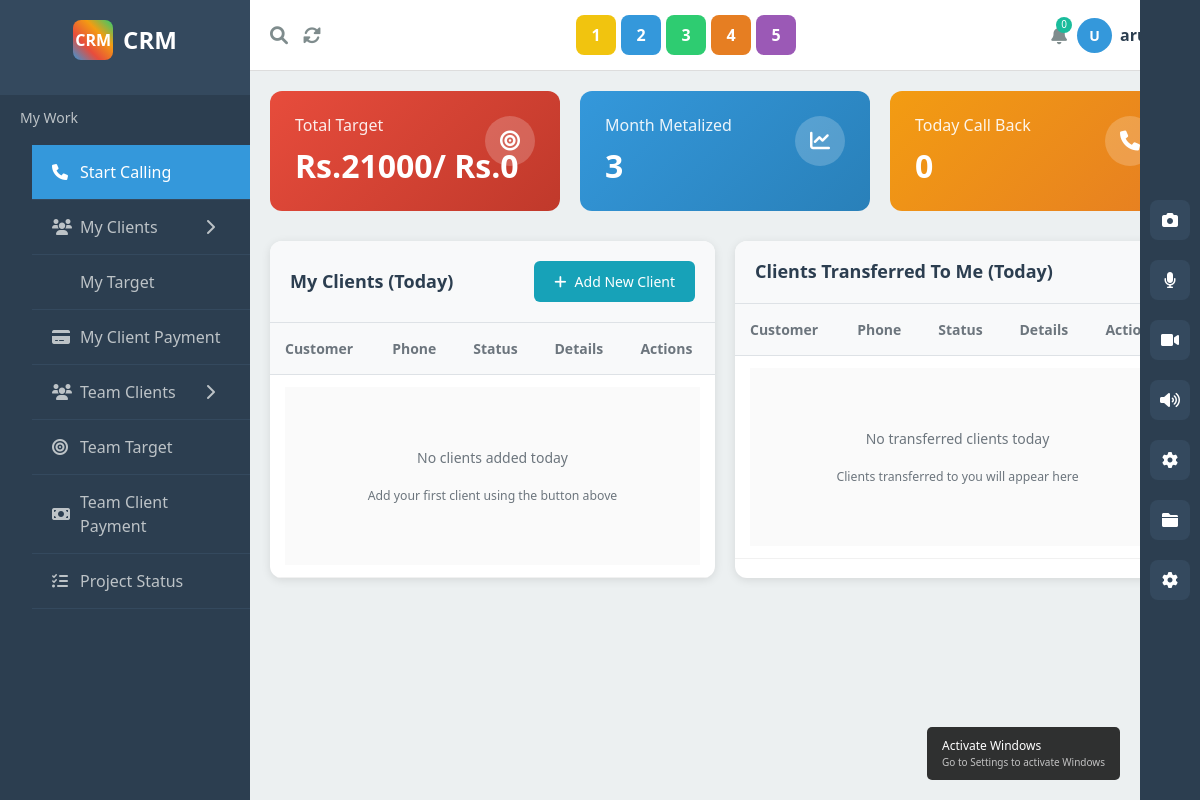
Before: /dashboard/ (signed in) with the older database file.
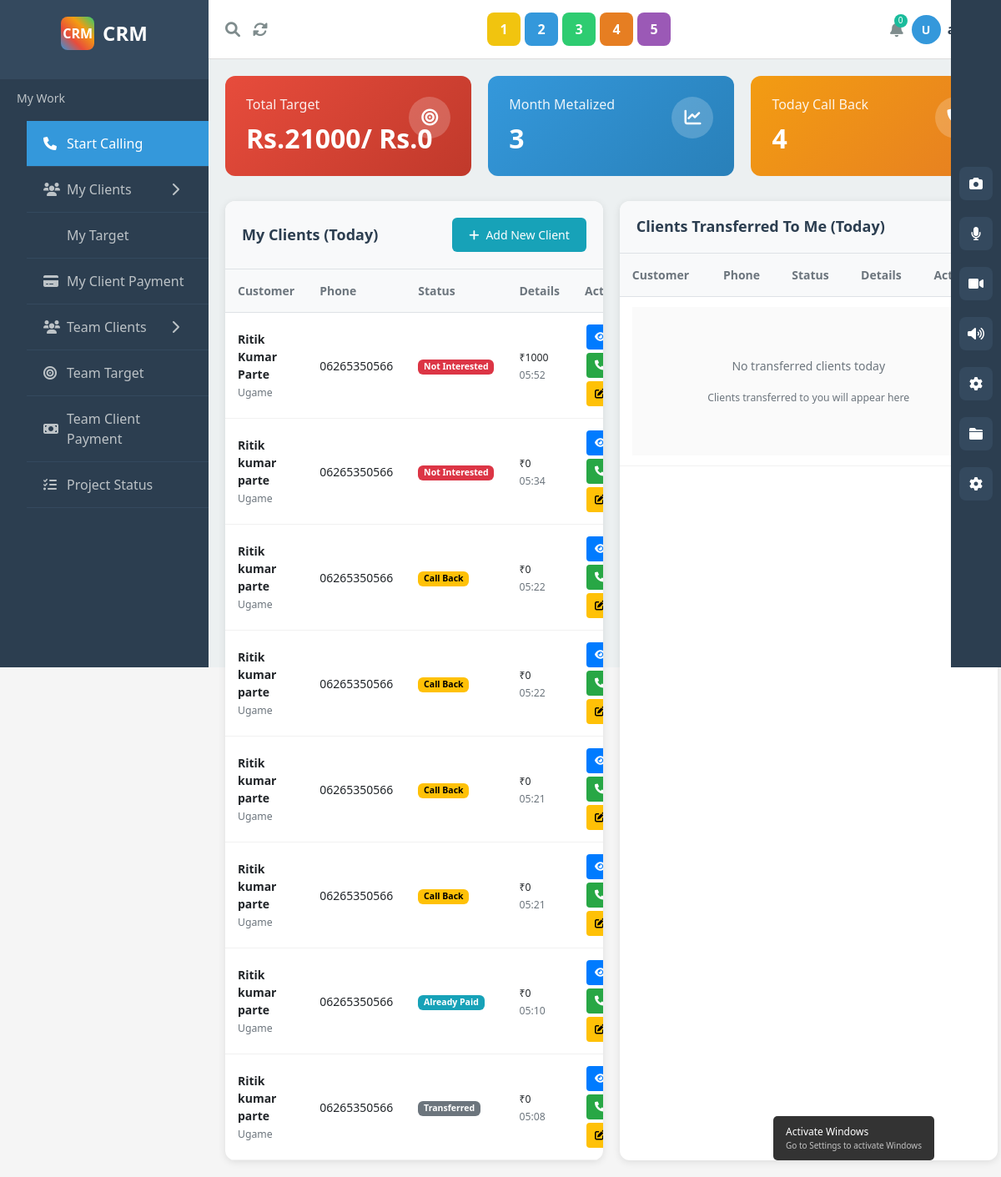
After: the same page with the newer database file.
### apps/clients/models.py (models this page shows, shortened)
class Client(models.Model):
    STATUS_CHOICES = [
        ('metalized', 'Metalized'),
        ('call_back', 'Call Back'),
        ('not_interested', 'Not Interested'),
        ('already_paid', 'Already Paid'),
        ('transferred', 'Transferred'),
    ]
    INDUSTRY_CHOICES = [
        ('web_design', 'Web Design & Development'),
        ('real_estate', 'Real Estate'),
        ('home_decor', 'Home Decor'),
        ('studio_accessories', 'Studio Accessories'),
        ('handloom', 'Handloom'),
        ('other', 'Other'),
    ]
    customer_name = models.CharField(max_length=100)
    business_name = models.CharField(max_length=100)
    business_address = models.TextField()
    primary_phone = models.CharField(max_length=15)
    secondary_phone = models.CharField(max_length=15, blank=True, null=True)
    business_email = models.EmailField(blank=True, null=True)
    gst_number = models.CharField(max_length=20, blank=True, null=True)
    industry_type = models.CharField(max_length=50, choices=INDUSTRY_CHOICES, default='other')
    work_required = models.CharField(max_length=200, blank=True, null=True)
    project_handover_date = models.DateField(blank=True, null=True)
    remarks = models.TextField(blank=True, null=True)
    project_status = models.CharField(max_length=20, choices=STATUS_CHOICES, default='call_back')
    assigned_to = models.ForeignKey(User, on_delete=models.CASCADE, related_name='assigned_clients')
    transferred_to = models.ForeignKey(
        User,
        on_delete=models.SET_NULL,
        null=True,
        blank=True,
        related_name='transferred_clients'
    )
    added_by = models.ForeignKey(User, on_delete=models.CASCADE, related_name='added_clients')
    total_amount = models.DecimalField(max_digits=10, decimal_places=2)
    advance_amount = models.DecimalField(max_digits=10, decimal_places=2, default=0, blank=True)
    date_added = models.DateTimeField(auto_now_add=True)
    date_modified = models.DateTimeField(auto_now=True)
    class Meta:
        ordering = ['-date_added']

### apps/clients/views.py (the view)
# urls.py: path('', views.dashboard_or_clients_view, name='dashboard_or_clients'),
@login_required
def dashboard_or_clients_view(request):
    user = request.user
    today = datetime.now().date()
    print(f"DEBUG: Current user: {user.username}")
    print(f"DEBUG: Request path: {request.path}")
    todays_clients = Client.objects.filter(
        assigned_to=user,
        date_added__date=today
    ).order_by('-date_added')
    transferred_clients = Client.objects.filter(
        assigned_to=user,
        transferred_to=user,
        date_modified__date=today
    ).exclude(added_by=user).order_by('-date_modified')
    stats = {
        'total_target': 'Rs.21000/ Rs.0',
        'month_metalized': Client.objects.filter(
            assigned_to=user,
            project_status='metalized',
            date_added__month=today.month,
            date_added__year=today.year
        ).count(),
        'today_callback': Client.objects.filter(
            assigned_to=user,
            project_status='call_back',
            date_added__date=today
        ).count(),
    }
    context = {
        'stats': stats,
        'todays_clients': todays_clients,
        'transferred_clients': transferred_clients,
        'user': user,
    }
    if '/dashboard/' in request.path:
        return render(request, 'dashboard/dashboard.html', context)
    else:
        all_clients = Client.objects.filter(assigned_to=user).order_by('-date_added')
        context['clients'] = all_clients
        return render(request, 'clients/clients.html', context)

### templates/dashboard/dashboard.html (shortened to what the changed rows need)
<!DOCTYPE html>
<html lang="en">
<head>
    <link href="https://cdn.jsdelivr.net/npm/bootstrap@5.3.0/dist/css/bootstrap.min.css" rel="stylesheet">
    <link href="https://cdnjs.cloudflare.com/ajax/libs/font-awesome/6.0.0/css/all.min.css" rel="stylesheet">
</head>
<body>
    <div class="main-container">
        <div class="main-content">
            <div class="dashboard-content">
                <div class="stats-row">
                    <div class="stats-card stats-card-orange">
                        <div class="stats-icon">
                            <i class="fas fa-phone"></i>
                        </div>
                        <h5>Today Call Back</h5>
                        <div class="number" id="callback-count">{{ stats.today_callback|default:"0" }}</div>
                    </div>
                </div>
                <div class="tables-row">
                    <div class="table-section">
                        <div class="table-content">
                            <table class="custom-table">
                                <thead>
                                    <tr>
                                        <th>Customer</th>
                                        <th>Phone</th>
                                        <th>Status</th>
                                        <th>Details</th>
                                        <th>Actions</th>
                                    </tr>
                                </thead>
                                <tbody>
                                    {% if todays_clients %}
                                        {% for client in todays_clients %}
                                        <tr>
                                            <td>
                                                <strong>{{ client.customer_name }}</strong><br>
                                                <small style="color: #6c757d;">{{ client.business_name }}</small>
                                            </td>
                                            <td>{{ client.primary_phone }}</td>
                                            <td>
                                                <span class="badge" style="background-color:
                                                    {% if client.project_status == 'metalized' %}#28a745
                                                    {% elif client.project_status == 'call_back' %}#ffc107; color: #000
                                                    {% elif client.project_status == 'not_interested' %}#dc3545
                                                    {% elif client.project_status == 'already_paid' %}#17a2b8
                                                    {% else %}#6c757d{% endif %};">
                                                    {{ client.get_project_status_display }}
                                                </span>
                                            </td>
                                            <td>
                                                <small>₹{{ client.total_amount|floatformat:0 }}</small><br>
                                                <small style="color: #6c757d;">{{ client.date_added|date:"H:i" }}</small>
                                            </td>
                                            <td>
                                                <button class="action-btn btn-view" onclick="viewClient({{ client.id }})" title="View">
                                                    <i class="fas fa-eye"></i>
                                                </button>
                                                <button class="action-btn btn-call" onclick="callClient('{{ client.primary_phone }}', '{{ client.customer_name }}')" title="Call">
                                                    <i class="fas fa-phone"></i>
                                                </button>
                                                <button class="action-btn btn-edit" onclick="editClient({{ client.id }})" title="Edit">
                                                    <i class="fas fa-edit"></i>
                                                </button>
                                            </td>
                                        </tr>
                                        {% endfor %}
                                    {% else %}
                                        <tr>
                                            <td colspan="5">
                                                <div class="empty-state">
                                                    <p>No clients added today</p>
                                                    <small>Add your first client using the button above</small>
                                                </div>
                                            </td>
                                        </tr>
                                    {% endif %}
                                </tbody>
                            </table>
                        </div>
                    </div>
                    <div class="table-section">
                        <div class="table-content">
                            <table class="custom-table">
                                <thead>
                                    <tr>
                                        <th>Customer</th>
                                        <th>Phone</th>
                                        <th>Status</th>
                                        <th>Details</th>
                                        <th>Actions</th>
                                    </tr>
                                </thead>
                            </table>
                        </div>
                    </div>
                </div>
            </div>
        </div>
    </div>
</body>
</html>

Changed rows visible on the page:
added Client: customer_name "Ritik Kumar Parte", business_name "Ugame", primary_phone "06265350566", project_status "Not Interested", total_amount "1000", date_added "05:52"
added Client: customer_name "Ritik kumar parte", business_name "Ugame", primary_phone "06265350566", project_status "Not Interested", total_amount "0", date_added "05:34"
added Client: customer_name "Ritik kumar parte", business_name "Ugame", primary_phone "06265350566", project_status "Call Back", total_amount "0", date_added "05:22"
added Client: customer_name "Ritik kumar parte", business_name "Ugame", primary_phone "06265350566", project_status "Call Back", total_amount "0", date_added "05:22"
added Client: customer_name "Ritik kumar parte", business_name "Ugame", primary_phone "06265350566", project_status "Call Back", total_amount "0", date_added "05:21"
added Client: customer_name "Ritik kumar parte", business_name "Ugame", primary_phone "06265350566", project_status "Call Back", total_amount "0", date_added "05:21"
added Client: customer_name "Ritik kumar parte", business_name "Ugame", primary_phone "06265350566", project_status "Already Paid", total_amount "0", date_added "05:10"
added Client: customer_name "Ritik kumar parte", business_name "Ugame", primary_phone "06265350566", project_status "Transferred", total_amount "0", date_added "05:08"
Other visible differences:
{{ stats.today_callback|default:"0" }}: "0" → "4"
text no longer shown: "No clients added today Add your first client using the button above"
